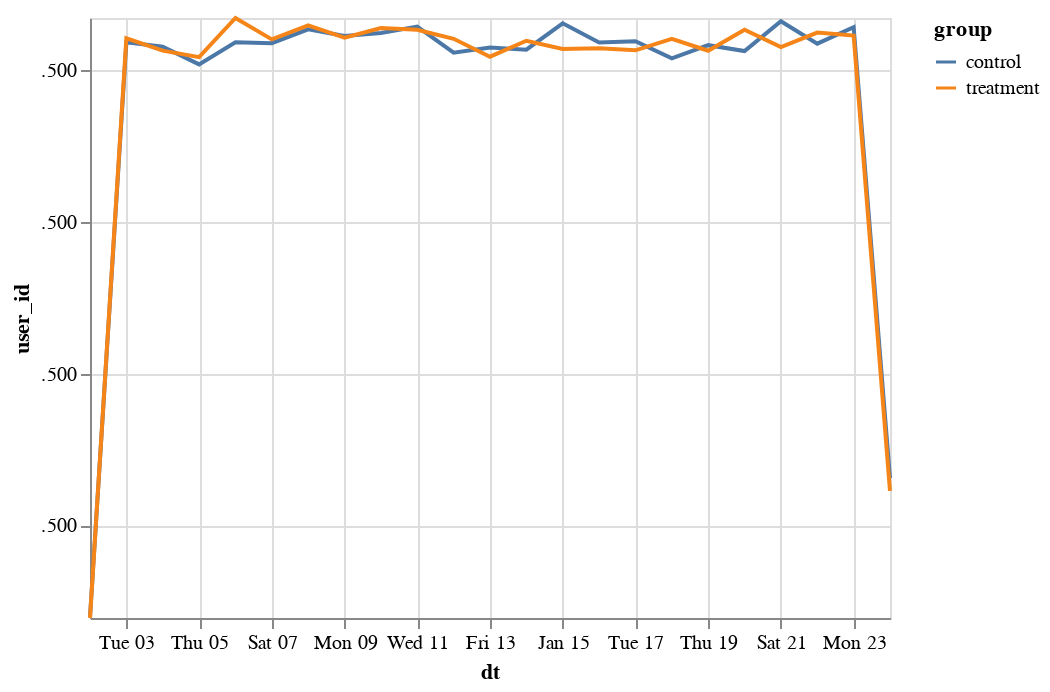

Write notebook code for a chart like this one.
### Code cell
import altair as alt

alt.Chart(data_group).mark_line().encode(x='dt:T', y='user_id:T', color='group:N')

### Figure 1 — Vega-Lite specification as saved in the notebook (floating-point values rounded to 4 significant figures)
{"config": {"view": {"continuousWidth": 400, "continuousHeight": 300}}, "data": {"name": "data-0633cb35ec3aa12c455cfffd593074f7"}, "mark": "line", "encoding": {"color": {"field": "group", "type": "nominal"}, "x": {"field": "dt", "type": "temporal"}, "y": {"field": "user_id", "type": "temporal"}}, "$schema": "https://vega.github.io/schema/vega-lite/v4.17.0.json", "datasets": {"data-0633cb35ec3aa12c455cfffd593074f7": [{"group": "control", "dt": "2017-01-02T00:00:00", "user_id": 2894, "timestamp": 2894, "landing_page": 2894, "converted": 2894}, {"group": "control", "dt": "2017-01-03T00:00:00", "user_id": 6684, "timestamp": 6684, "landing_page": 6684, "converted": 6684}, {"group": "control", "dt": "2017-01-04T00:00:00", "user_id": 6655, "timestamp": 6655, "landing_page": 6655, "converted": 6655}, {"group": "control", "dt": "2017-01-05T00:00:00", "user_id": 6538, "timestamp": 6538, "landing_page": 6538, "converted": 6538}, {"group": "control", "dt": "2017-01-06T00:00:00", "user_id": 6684, "timestamp": 6684, "landing_page": 6684, "converted": 6684}, {"group": "control", "dt": "2017-01-07T00:00:00", "user_id": 6678, "timestamp": 6678, "landing_page": 6678, "converted": 6678}, {"group": "control", "dt": "2017-01-08T00:00:00", "user_id": 6769, "timestamp": 6769, "landing_page": 6769, "converted": 6769}, {"group": "control", "dt": "2017-01-09T00:00:00", "user_id": 6725, "timestamp": 6725, "landing_page": 6725, "converted": 6725}, {"group": "control", "dt": "2017-01-10T00:00:00", "user_id": 6745, "timestamp": 6745, "landing_page": 6745, "converted": 6745}, {"group": "control", "dt": "2017-01-11T00:00:00", "user_id": 6787, "timestamp": 6787, "landing_page": 6787, "converted": 6787}, {"group": "control", "dt": "2017-01-12T00:00:00", "user_id": 6615, "timestamp": 6615, "landing_page": 6615, "converted": 6615}, {"group": "control", "dt": "2017-01-13T00:00:00", "user_id": 6649, "timestamp": 6649, "landing_page": 6649, "converted": 6649}, {"group": "control", "dt": "2017-01-14T00:00:00", "user_id": 6635, "timestamp": 6635, "landing_page": 6635, "converted": 6635}, {"group": "control", "dt": "2017-01-15T00:00:00", "user_id": 6809, "timestamp": 6809, "landing_page": 6809, "converted": 6809}, {"group": "control", "dt": "2017-01-16T00:00:00", "user_id": 6683, "timestamp": 6683, "landing_page": 6683, "converted": 6683}, {"group": "control", "dt": "2017-01-17T00:00:00", "user_id": 6691, "timestamp": 6691, "landing_page": 6691, "converted": 6691}, {"group": "control", "dt": "2017-01-18T00:00:00", "user_id": 6578, "timestamp": 6578, "landing_page": 6578, "converted": 6578}, {"group": "control", "dt": "2017-01-19T00:00:00", "user_id": 6665, "timestamp": 6665, "landing_page": 6665, "converted": 6665}, {"group": "control", "dt": "2017-01-20T00:00:00", "user_id": 6626, "timestamp": 6626, "landing_page": 6626, "converted": 6626}, {"group": "control", "dt": "2017-01-21T00:00:00", "user_id": 6823, "timestamp": 6823, "landing_page": 6823, "converted": 6823}, {"group": "control", "dt": "2017-01-22T00:00:00", "user_id": 6675, "timestamp": 6675, "landing_page": 6675, "converted": 6675}, {"group": "control", "dt": "2017-01-23T00:00:00", "user_id": 6783, "timestamp": 6783, "landing_page": 6783, "converted": 6783}, {"group": "control", "dt": "2017-01-24T00:00:00", "user_id": 3811, "timestamp": 3811, "landing_page": 3811, "converted": 3811}, {"group": "treatment", "dt": "2017-01-02T00:00:00", "user_id": 2889, "timestamp": 2889, "landing_page": 2889, "converted": 2889}, {"group": "treatment", "dt": "2017-01-03T00:00:00", "user_id": 6710, "timestamp": 6710, "landing_page": 6710, "converted": 6710}, {"group": "treatment", "dt": "2017-01-04T00:00:00", "user_id": 6629, "timestamp": 6629, "landing_page": 6629, "converted": 6629}, {"group": "treatment", "dt": "2017-01-05T00:00:00", "user_id": 6586, "timestamp": 6586, "landing_page": 6586, "converted": 6586}, {"group": "treatment", "dt": "2017-01-06T00:00:00", "user_id": 6844, "timestamp": 6844, "landing_page": 6844, "converted": 6844}, {"group": "treatment", "dt": "2017-01-07T00:00:00", "user_id": 6703, "timestamp": 6703, "landing_page": 6703, "converted": 6703}, {"group": "treatment", "dt": "2017-01-08T00:00:00", "user_id": 6795, "timestamp": 6795, "landing_page": 6795, "converted": 6795}, {"group": "treatment", "dt": "2017-01-09T00:00:00", "user_id": 6714, "timestamp": 6714, "landing_page": 6714, "converted": 6714}, {"group": "treatment", "dt": "2017-01-10T00:00:00", "user_id": 6778, "timestamp": 6778, "landing_page": 6778, "converted": 6778}, {"group": "treatment", "dt": "2017-01-11T00:00:00", "user_id": 6766, "timestamp": 6766, "landing_page": 6766, "converted": 6766}, {"group": "treatment", "dt": "2017-01-12T00:00:00", "user_id": 6707, "timestamp": 6707, "landing_page": 6707, "converted": 6707}, {"group": "treatment", "dt": "2017-01-13T00:00:00", "user_id": 6589, "timestamp": 6589, "landing_page": 6589, "converted": 6589}, {"group": "treatment", "dt": "2017-01-14T00:00:00", "user_id": 6694, "timestamp": 6694, "landing_page": 6694, "converted": 6694}, {"group": "treatment", "dt": "2017-01-15T00:00:00", "user_id": 6640, "timestamp": 6640, "landing_page": 6640, "converted": 6640}, {"group": "treatment", "dt": "2017-01-16T00:00:00", "user_id": 6644, "timestamp": 6644, "landing_page": 6644, "converted": 6644}, {"group": "treatment", "dt": "2017-01-17T00:00:00", "user_id": 6631, "timestamp": 6631, "landing_page": 6631, "converted": 6631}, {"group": "treatment", "dt": "2017-01-18T00:00:00", "user_id": 6707, "timestamp": 6707, "landing_page": 6707, "converted": 6707}, {"group": "treatment", "dt": "2017-01-19T00:00:00", "user_id": 6628, "timestamp": 6628, "landing_page": 6628, "converted": 6628}, {"group": "treatment", "dt": "2017-01-20T00:00:00", "user_id": 6767, "timestamp": 6767, "landing_page": 6767, "converted": 6767}, {"group": "treatment", "dt": "2017-01-21T00:00:00", "user_id": 6652, "timestamp": 6652, "landing_page": 6652, "converted": 6652}, {"group": "treatment", "dt": "2017-01-22T00:00:00", "user_id": 6748, "timestamp": 6748, "landing_page": 6748, "converted": 6748}, {"group": "treatment", "dt": "2017-01-23T00:00:00", "user_id": 6728, "timestamp": 6728, "landing_page": 6728, "converted": 6728}, {"group": "treatment", "dt": "2017-01-24T00:00:00", "user_id": 3727, "timestamp": 3727, "landing_page": 3727, "converted": 3727}]}}
